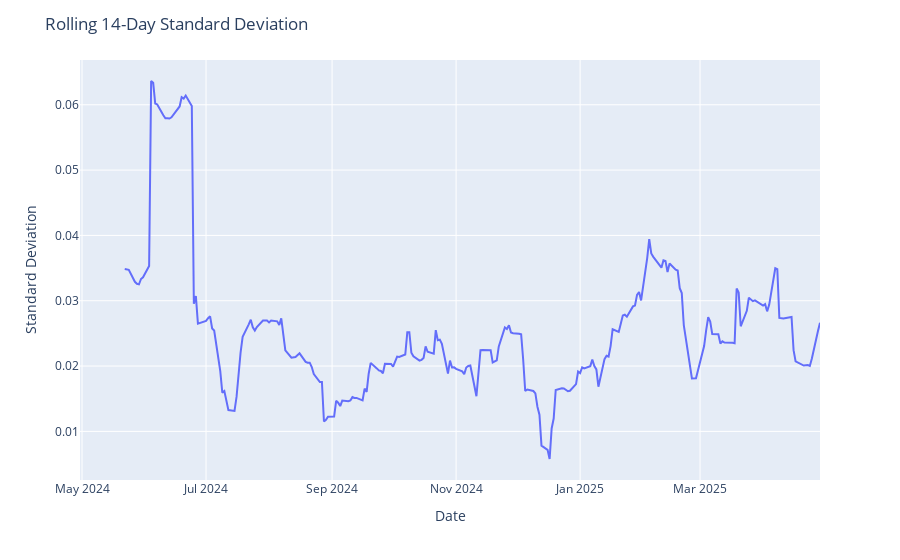
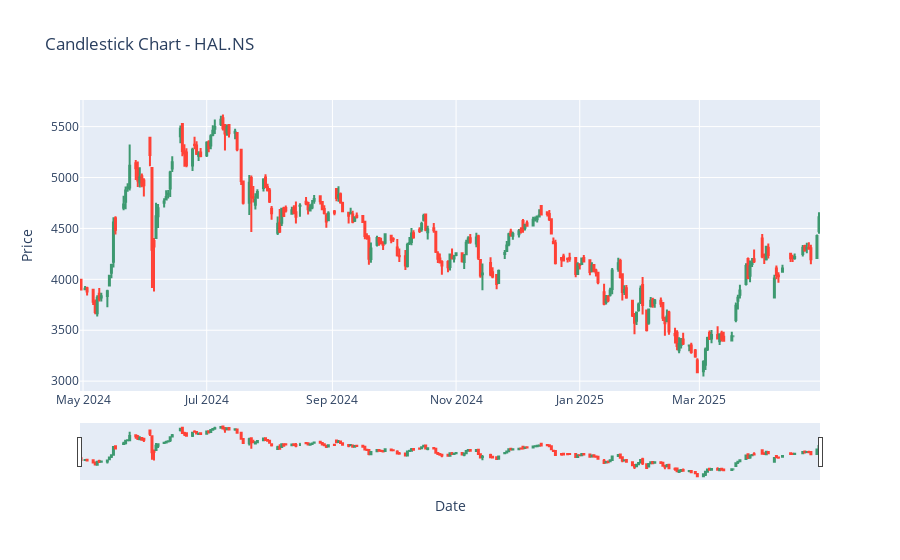

The notebook cell these images were saved under, in order:
### Markdown cell above
- **Volatility Estimation**
Compute rolling `14-day volatility` (standard deviation of daily returns). Plot it `along
with price`

### Code cell
df.loc[:, (ticker, 'Rolling Std Dev')] = df[ticker]['Daily Return'].rolling(window=14).std()
fig1 = px.line(df, x=df.index, y=df[ticker]['Rolling Std Dev'])
fig1.update_layout(title='Rolling 14-Day Standard Deviation', xaxis_title='Date', yaxis_title='Standard Deviation')
fig1.show()
fig2 = go.Figure(data=[
    go.Candlestick(x=df.index,
                   open=df[ticker]['Open'],
                   high=df[ticker]['High'],
                   low=df[ticker]['Low'],
                   close=df[ticker]['Close'])
              ])
fig2.update_layout(title=f"Candlestick Chart - {ticker}", xaxis_title='Date', yaxis_title='Price')
fig2.show()
#as it was written to plot it along with price, I have plotted price by candlestick chart below it

### Figure 1 — Plotly figure (JSON) as saved in the notebook; plotly's stock layout.template omitted (floating-point values rounded to 4 significant figures; data arrays with more than 128 entries replaced by an {"elided": "..."} marker saying what was removed)
{"data": [{"hovertemplate": "Date=%{x}<br>y=%{y}<extra></extra>", "legendgroup": "", "line": {"color": "#636efa", "dash": "solid"}, "marker": {"symbol": "circle"}, "mode": "lines", "name": "", "orientation": "v", "showlegend": false, "type": "scatter", "x": {"elided": "247 str values"}, "xaxis": "x", "y": {"elided": "247 float values"}, "yaxis": "y"}], "layout": {"legend": {"tracegroupgap": 0}, "margin": {"t": 60}, "title": {"text": "Rolling 14-Day Standard Deviation"}, "xaxis": {"anchor": "y", "domain": [0, 1], "title": {"text": "Date"}}, "yaxis": {"anchor": "x", "domain": [0, 1], "title": {"text": "Standard Deviation"}}}}

### Figure 2 — Plotly figure (JSON) as saved in the notebook; plotly's stock layout.template omitted (floating-point values rounded to 4 significant figures; data arrays with more than 128 entries replaced by an {"elided": "..."} marker saying what was removed)
{"data": [{"close": {"elided": "247 float values"}, "high": {"elided": "247 float values"}, "low": {"elided": "247 float values"}, "open": {"elided": "247 float values"}, "type": "candlestick", "x": {"elided": "247 str values"}}], "layout": {"title": {"text": "Candlestick Chart - HAL.NS"}, "xaxis": {"title": {"text": "Date"}}, "yaxis": {"title": {"text": "Price"}}}}
